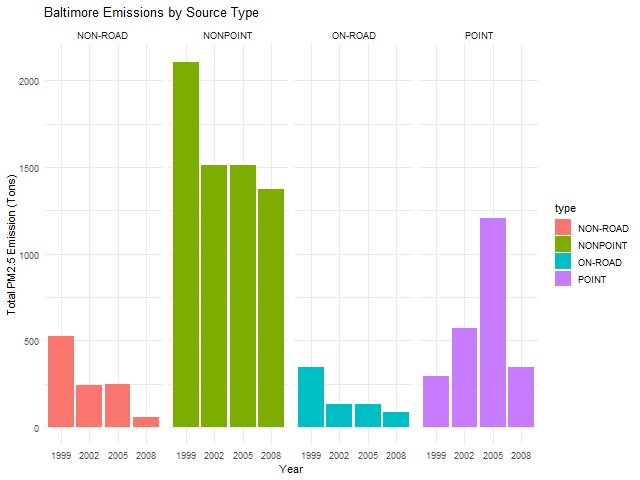

Here is the R script that generated this plot:
png("plot3.png", width = 640, height = 480)

g <- ggplot(baltimore_data, aes(x = factor(year), y = Emissions, fill = type)) +
  geom_bar(stat = "identity") +
  facet_grid(. ~ type) +
  labs(x = "Year", y = "Total PM2.5 Emission (Tons)", title = "Baltimore Emissions by Source Type") +
  theme_minimal()

print(g)
dev.off()
